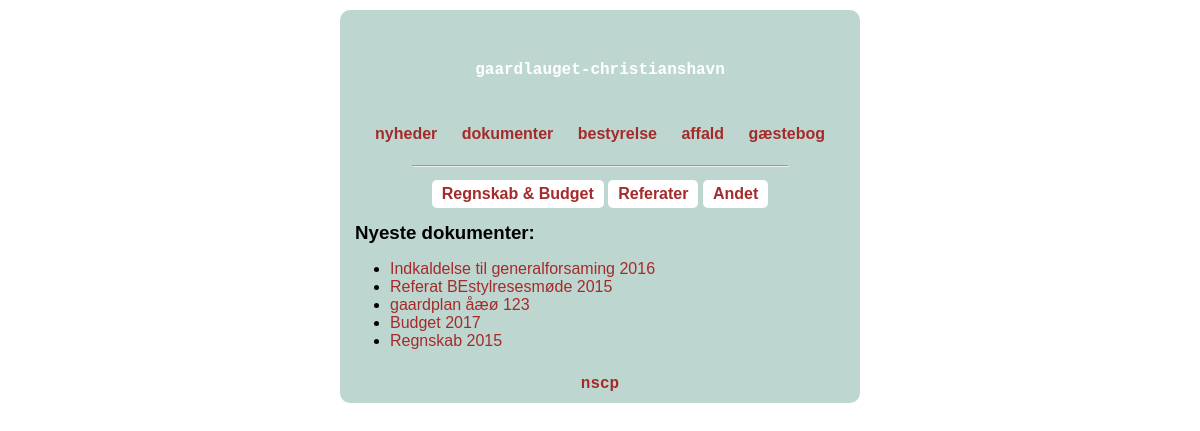
/documents/, run on the app's committed database.
### uploader/models.py (models this page shows, shortened)
class Uploader(models.Model):
    file_name = models.CharField(max_length=100)
    category = models.CharField(max_length=200, choices=UPLOAD_PATH_CHOICES, default='media')
    upload_date = models.DateTimeField()
    doc = models.FileField(upload_to=get_upload_path)
    post = models.ForeignKey(Post, blank=True, null=True)
    class Meta:
        ordering = ['-upload_date']

### uploader/views.py (the view)
def uploads(request):
    template = 'documents.html'
    documents = Uploader.objects.all()[0:5]
    context = {'documents': documents}
    return render(request, template, context)

### templates/documents.html
{% extends "base_site.html" %}
{% block body %}
{% block docs_menu %}
<div id="docs_menu">
    <div class="docs_menu_item">
        <a href="regnskab/">Regnskab & Budget</a>
    </div>
    <div class="docs_menu_item">
        <a href="referat/">Referater</a>
    </div>
    <div class="docs_menu_item">
        <a href="andet/">Andet</a>
    </div>
</div>
{% endblock %}
{% block docs_body %}
<h3>Nyeste dokumenter:</h3>
{% if documents %}
<ul>
    {% for document in documents %}
    <li>
        <a href="{{ MEDIA_URL }}{{ document.doc.url }}">{{ document.file_name }}</a>
    </li>
    {% endfor %}
</ul>
{% else %}
    <p>No documents available!</p>
{% endif %}
{% endblock %}
{% endblock %}

### static/style2.css (style rules this page uses)
body { background-color: white; font-family: Helvetica, sans-serif; margin: 10px 10px 10px 10px; padding: 0px; }
h1, h2, h3 { margin: 9px 5px 5px 5px; }
a:link { color: brown; text-decoration:none; }
#docs_menu { !background-color: white; margin: 0px 5px 5px 5px; padding: 5px 5px 5px 5px; text-align:center; }
div.docs_menu_item { background-color: white; margin: 0 auto; display: inline-block; border-radius: 5px; padding: 5px 10px 5px 10px; font-weight: bold; }

### data on the page
Uploader: file_name "Indkaldelse til generalforsaming 2016"
Uploader: file_name "Referat BEstylresesmøde 2015"
Uploader: file_name "gaardplan åæø 123"
Uploader: file_name "Budget 2017"
Uploader: file_name "Regnskab 2015"
